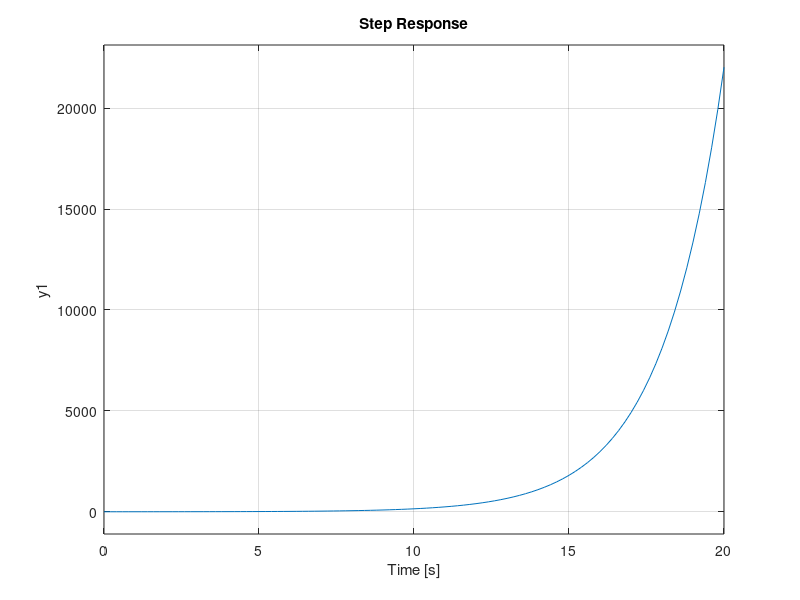
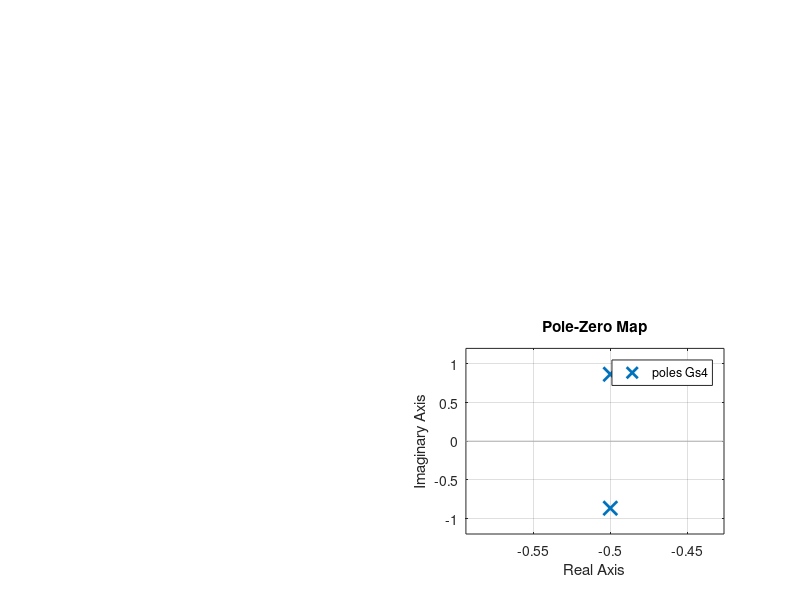
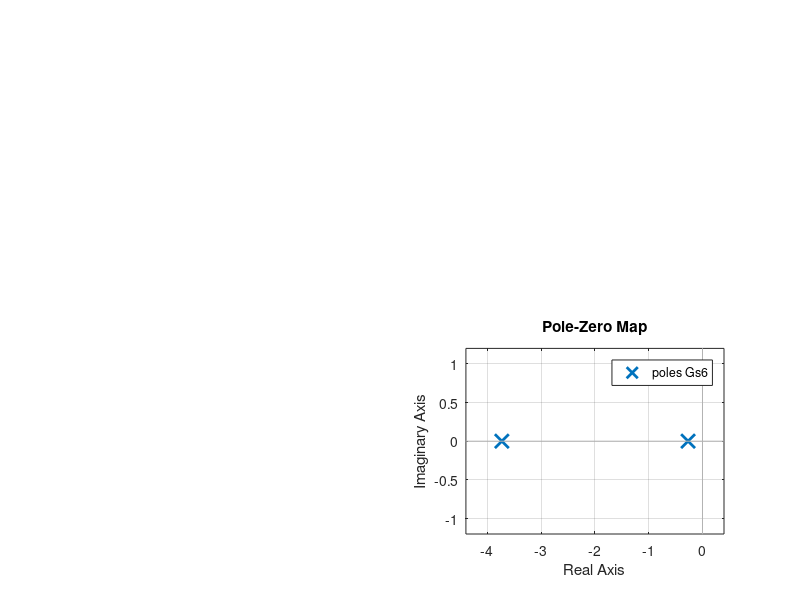
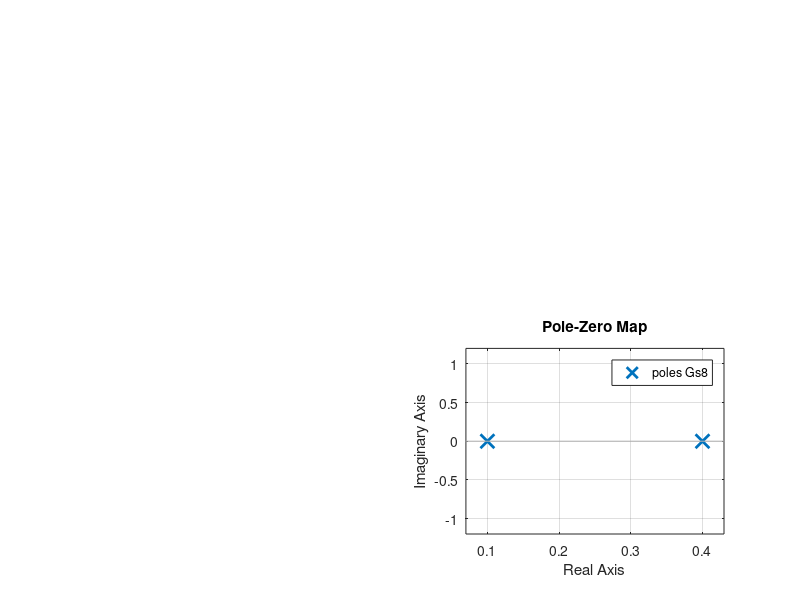

These charts were generated, in order, by the following MATLAB code:
clear; clc;

%Primer orden

Gs1 = tf(1,[2 1]); Gs2 = tf(1,[2 -1]);

figure(1); grid on;

subplot(1,2,1); step(Gs1)

subplot(1,2,2); step(Gs2)

%Segundo orden

Gs3 = tf(1,[1 2*0*1 1]);
Gs4 = tf(1,[1 2*0.5*1 1]);
Gs5 = tf(1,[1 2*1*1 1]);
Gs6 = tf(1,[1 2*2*1 1]);
Gs7 = tf(1,[1 -0.5 4]);
Gs8 = tf(1,[25 -12.5 1]);

figure(2); 

subplot(2,2,1); step(Gs3); xlim([0 30]); grid on;
subplot(2,2,3); pzmap(Gs3);
subplot(2,2,2); step(Gs4); xlim([0 30]); grid on;
subplot(2,2,4); pzmap(Gs4);

figure(3);

subplot(2,2,1); step(Gs5); xlim([0 30]); grid on;
subplot(2,2,3); pzmap(Gs5);
subplot(2,2,2); step(Gs6); xlim([0 30]); grid on;
subplot(2,2,4); pzmap(Gs6);

figure(4);

subplot(2,2,1); step(Gs7); xlim([0 30]); grid on;
subplot(2,2,3); pzmap(Gs7);
subplot(2,2,2); step(Gs8); xlim([0 30]); grid on;
subplot(2,2,4); pzmap(Gs8);

%Ejercicio 1

G1 = tf(3,[1 0]);
G2 = tf(1,[1 0 1]);
H = tf(3,1);
feedback(series(G1,G2),H);

figure(5); 

step(feedback(series(G1,G2),H)); xlim([0 10]); ylim([-3000 1000]); grid on;

%Ejercicio 2

%Circuito RLC
R = 10; L = 0.1; C = 220e-6;
GRLC = tf(1/(L*C), [1 R/L 1/(L*C)]);

%Controlador PID

Kp = 89.0609480606665;
Ki = 18678.6278431285;
Kd = 0.10521281880029;

GPID = tf([Kd Kp Ki],[1 0]);

%Función lazo cerrado
Gx = feedback(series(GRLC,GPID),1);

pole(Gx) %Polos

figure(6);

subplot(1,2,1);pzmap(Gx);%Diagrama polos/ceros

subplot(1,2,2);step(Gx);%Respuesta en el tiempo (Mp = 10%)

